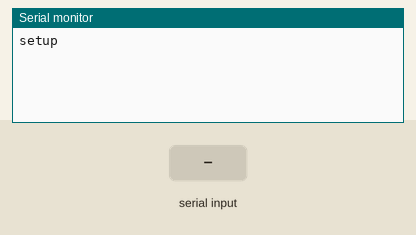
A sketch run on a simulated Arduino Uno, built with avr-gcc and run on an emulated ATmega328P. Parts: the last lines printed to the serial monitor. Inputs (shaded band) come from the test bench.

Above: at 1.2 s.
1.3 s: "1" received over Serial
At 2.2 s:
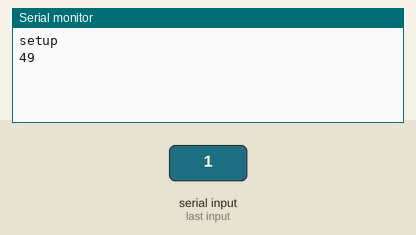
2.8 s: "0" received over Serial
At 3.3 s:
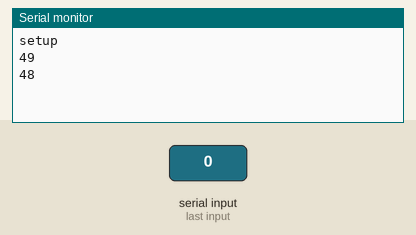
4.3 s: "2" received over Serial
At 5.6 s:
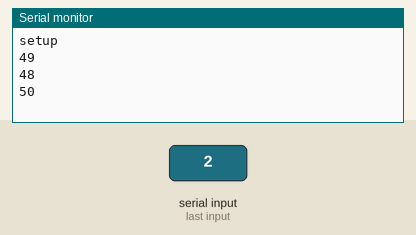

The sketch:

echo-serial.ino
```cpp
void setup()
{
    Serial.begin(115200);
    Serial.println("setup");
}

void loop()
{
    if (Serial.available()) {
        Serial.println((int)Serial.read());
    }
}
```

Measured:
- after the input at 1.3 s, the serial monitor: prints a new line at once (image 1)
- after the input at 2.8 s, the serial monitor: prints a new line at once (image 2)
- after the input at 4.3 s, the serial monitor: prints a new line at once (image 3)
